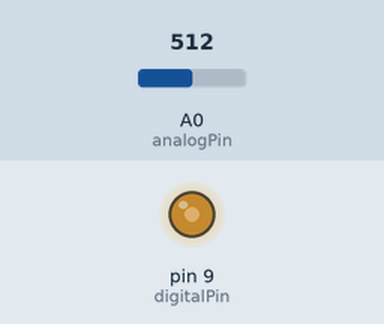
The sketch below on a simulated Arduino Uno, built with avr-gcc and run on an emulated ATmega328P. On the bench: output pins drawn as LEDs (lit = HIGH). The test bench sets the inputs (shaded band); at power-on: A0 (analogPin) = 512.

Above: at 1.2 s.
1.3 s: A0 (analogPin) set to 716
At 2.3 s:
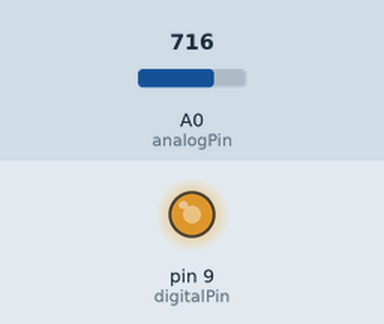
2.8 s: A0 (analogPin) set to 900
At 3.5 s:
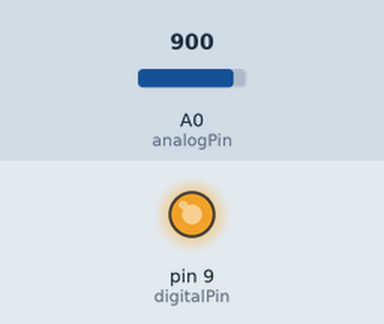
4.3 s: A0 (analogPin) set to 122
At 5.5 s:
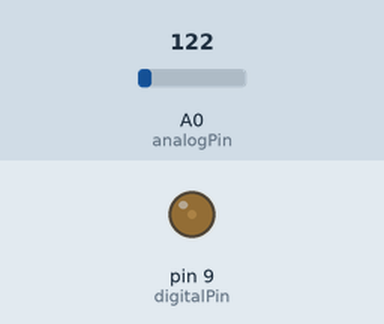
5.8 s: A0 (analogPin) set to 0
At 6.9 s:
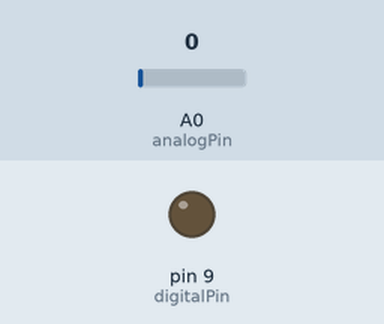
7.3 s: A0 (analogPin) set to 511
At 8.0 s:
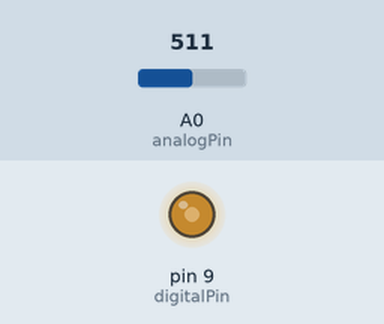
Timing chart, 0 to 9.8 s (numbered marks = the images above; inputs shaded):
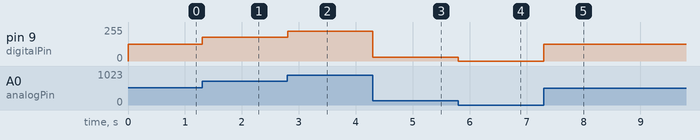

The sketch:

potentiometer_dimmer.ino
```cpp
/*
 * Potentiometer Dimmer
 * Date: Feb 12, 2026
 *
 * Potentiometer controls LED brightness in real-time
 * Demonstrates analogRead(), map(), and analogWrite()
 *
 * Pot wiper  A0  analogRead (0-1023)
 * map() converts 0-255
 * analogWrite LED brightness
 */

const int analogPin = A0;   // Potentiometer wiper input
const int digitalPin = 9;   // PWM pin for LED (~)

int analogValue = 0;  // Raw pot value (0-1023)
int outValue = 0;     // Mapped PWM value (0-255)

void setup() {
  pinMode(digitalPin, OUTPUT);
}

void loop() {
  analogValue = analogRead(analogPin);              // Read pot (0-1023)
  outValue = map(analogValue, 0, 1023, 0, 255);     // Convert range
  analogWrite(digitalPin, outValue);                // Set brightness
  delay(3);                                         // Stability delay
}
```

Measured:
- after the input at 1.3 s, pin 9 (digitalPin): 127/255 → 178/255 at once
- after the input at 2.8 s, pin 9 (digitalPin): 178/255 → 224/255 at once
- after the input at 4.3 s, pin 9 (digitalPin): 224/255 → 30/255 at once
- after the input at 5.8 s, pin 9 (digitalPin): 30/255 → 0/255 at once
- after the input at 7.3 s, pin 9 (digitalPin): 0/255 → 127/255 at once
